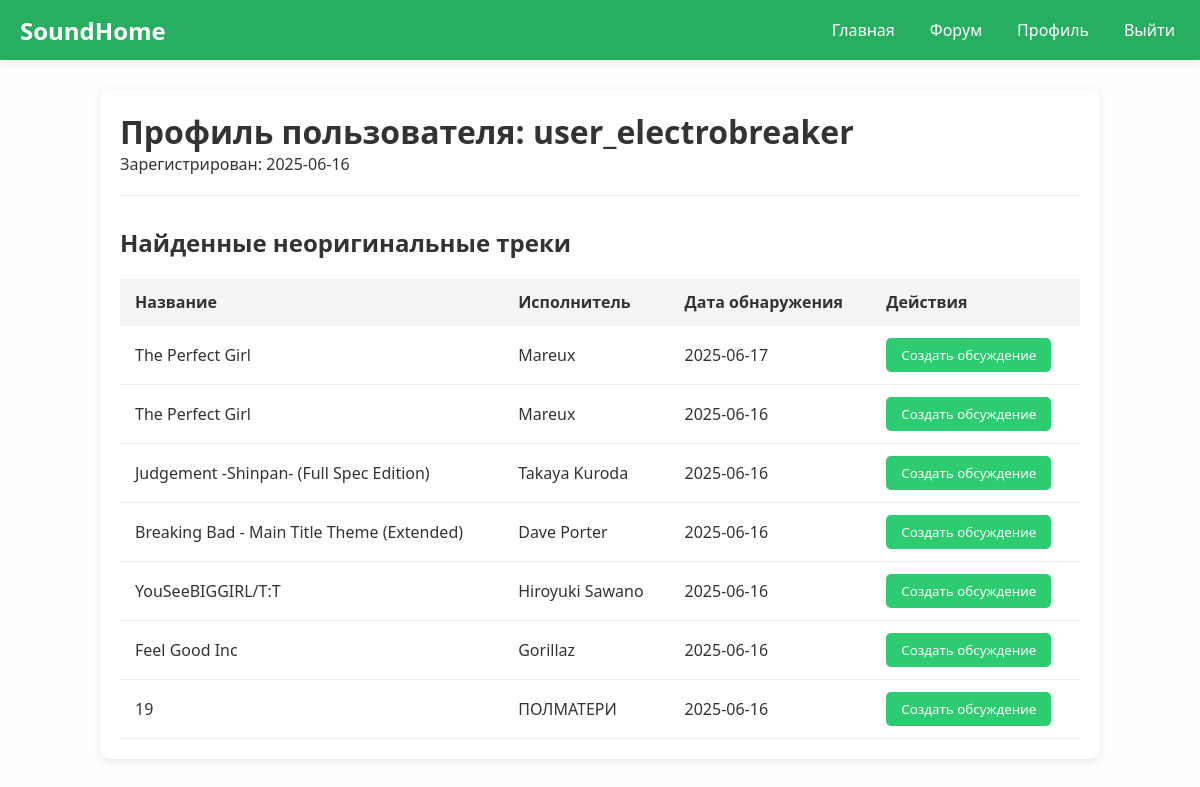
Screenshot of /profile (signed in) with the database file from the repository.
### tables this page shows
CREATE TABLE users (
            id INTEGER PRIMARY KEY AUTOINCREMENT,
            username TEXT UNIQUE NOT NULL,
            login TEXT UNIQUE NOT NULL,
            password TEXT NOT NULL,
            is_admin BOOLEAN DEFAULT FALSE,
            created_at TIMESTAMP DEFAULT CURRENT_TIMESTAMP
        );

CREATE TABLE tracks (
            id INTEGER PRIMARY KEY AUTOINCREMENT,
            title TEXT NOT NULL,
            artist TEXT NOT NULL,
            genre TEXT,
            is_original BOOLEAN DEFAULT FALSE,
            found_by INTEGER NOT NULL,
            found_at TIMESTAMP DEFAULT CURRENT_TIMESTAMP,
            FOREIGN KEY (found_by) REFERENCES users(id)
        );

### app/main.py (the view)
@app.get("/profile", response_class=HTMLResponse)
async def user_profile(request: Request):
    username = request.session.get("username")
    if not username:
        return RedirectResponse(url="/auth")
    user = get_user_by_login(username)
    if not user:
        return RedirectResponse(url="/auth")
    tracks = get_user_tracks(user["id"])
    return templates.TemplateResponse("profile.html", {
        "request": request,
        "current_user": username,
        "tracks": tracks,
        "user_info": user
    })

### templates/profile.html (shortened to what this page needs)
<!DOCTYPE html>
<html lang="ru">
<head>
</head>
<body>
      <header class="header">
        <div class="header-container">
            <a href="/" class="logo">SoundHome</a>
            <div class="nav-links">
                <a href="/">Главная</a>
                <a href="/forum">Форум</a>
                {% if current_user %}
                    <a href="/profile">Профиль</a>
                    <a href="/logout">Выйти</a>
                {% else %}
                    <a href="/auth" class="auth-link">Войти</a>
                {% endif %}
            </div>
        </div>
    </header>
    <div class="profile-container">
    <div class="profile-header">
        <h1>Профиль пользователя: {{ user_info.username }}</h1>
        <p>Зарегистрирован: {{ user_info.created_at[:10] }}</p>
    </div>
    <div class="user-tracks">
        <h2>Найденные неоригинальные треки</h2>
        {% if tracks %}
        <table class="tracks-table">
            <thead>
                <tr>
                    <th>Название</th>
                    <th>Исполнитель</th>
                    <th>Дата обнаружения</th>
                    <th>Действия</th>
                </tr>
            </thead>
            <tbody>
                {% for track in tracks %}
                {% if not track.is_original %}
                <tr>
                    <td>{{ track.title }}</td>
                    <td>{{ track.artist }}</td>
                    <td>{{ track.found_at[:10] }}</td>
                    <td>
                        <button class="create-discussion-btn"
            data-track-id="{{ track.id }}"
            data-track-info="{{ track.artist }} - {{ track.title }}">
        Создать обсуждение
    </button>
                    </td>
                </tr>
                {% endif %}
                {% endfor %}
            </tbody>
        </table>
        {% else %}
        <p>Вы ещё не нашли ни одного неоригинального трека.</p>
        {% endif %}
    </div>
</div>
</body>
</html>

### templates/profile.html (style rules this page uses)
:root { --primary-color: #2ecc71; --primary-dark: #27ae60; --primary-light: #58d68d; --text-color: #333; --light-bg: #f5f5f5; --white: #ffffff; }
* { margin: 0; padding: 0; box-sizing: border-box; font-family: 'Segoe UI', Tahoma, Geneva, Verdana, sans-serif; }
body { background-color: var(--light-bg); color: var(--text-color); min-height: 100vh; background-image: linear-gradient(rgba(255,255,255,0.9), rgba(255,255,255,0.9)); background-size: cover; background-position: center; padding-top: 60px; }
.header { background-color: var(--primary-dark); padding: 0 20px; width: 100%; position: fixed; top: 0; left: 0; z-index: 1000; box-shadow: 0 2px 10px rgba(0,0,0,0.1); height: 60px; display: flex; align-items: center; }
.header-container { max-width: 1200px; width: 100%; margin: 0 auto; display: flex; justify-content: space-between; align-items: center; }
.logo { font-size: 24px; font-weight: bold; color: var(--white); text-decoration: none; display: flex; align-items: center; height: 100%; }
.nav-links { display: flex; gap: 25px; align-items: center; height: 100%; }
.nav-links a { color: var(--white); text-decoration: none; font-weight: 500; transition: opacity 0.3s; display: flex; align-items: center; height: 100%; padding: 0 5px; }
.profile-container { max-width: 1000px; margin: 30px auto; padding: 20px; background: white; border-radius: 10px; box-shadow: 0 2px 10px rgba(0,0,0,0.1); }
.profile-header { margin-bottom: 30px; padding-bottom: 20px; border-bottom: 1px solid #eee; }
.tracks-table { width: 100%; border-collapse: collapse; margin-top: 20px; }
.tracks-table th, .tracks-table td { padding: 12px 15px; text-align: left; border-bottom: 1px solid #eee; }
.tracks-table th { background-color: #f5f5f5; font-weight: 600; }
.create-discussion-btn { background-color: var(--primary-color); color: white; border: none; padding: 8px 15px; border-radius: 5px; cursor: pointer; transition: background-color 0.3s; }

### rows the page displays
users: username "user_electrobreaker", created_at "2025-06-16"
tracks: title "The Perfect Girl", artist "Mareux", found_at "2025-06-17"
tracks: title "The Perfect Girl", artist "Mareux", found_at "2025-06-16"
tracks: title "Judgement -Shinpan- (Full Spec Edition)", artist "Takaya Kuroda", found_at "2025-06-16"
tracks: title "Breaking Bad - Main Title Theme (Extended)", artist "Dave Porter", found_at "2025-06-16"
tracks: title "YouSeeBIGGIRL/T:T", artist "Hiroyuki Sawano", found_at "2025-06-16"
tracks: title "Feel Good Inc", artist "Gorillaz", found_at "2025-06-16"
tracks: title "19", artist "ПОЛМАТЕРИ", found_at "2025-06-16"
